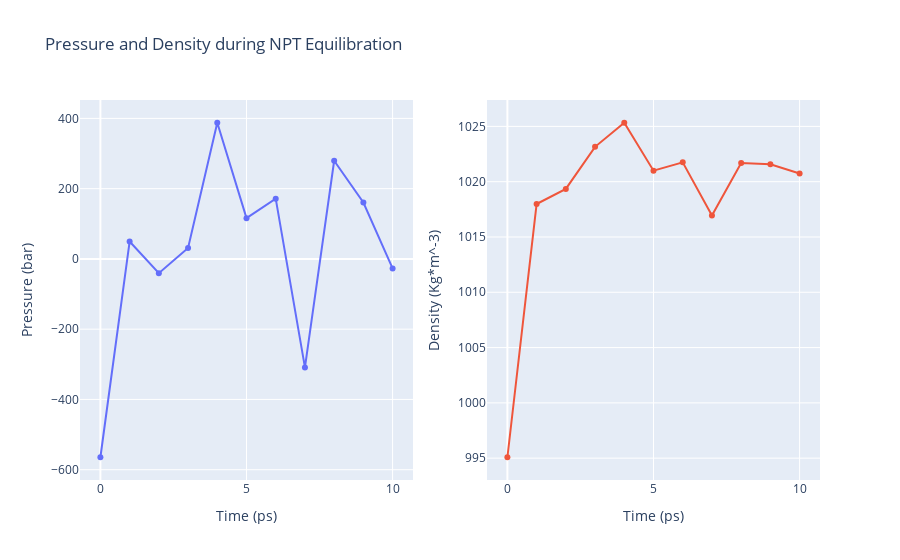

Source (notebook cell):
### Code cell
import plotly
from plotly import subplots
import plotly.graph_objs as go

# Read pressure and density data from file 
with open(output_npt_pd_xvg,'r') as pd_file:
    x,y,z = map(
        list,
        zip(*[
            (float(line.split()[0]),float(line.split()[1]),float(line.split()[2]))
            for line in pd_file 
            if not line.startswith(("#","@")) 
        ])
    )

plotly.offline.init_notebook_mode(connected=True)

trace1 = go.Scatter(
    x=x,y=y
)
trace2 = go.Scatter(
    x=x,y=z
)

fig = subplots.make_subplots(rows=1, cols=2, print_grid=False)

fig.append_trace(trace1, 1, 1)
fig.append_trace(trace2, 1, 2)

fig['layout']['xaxis1'].update(title='Time (ps)')
fig['layout']['xaxis2'].update(title='Time (ps)')
fig['layout']['yaxis1'].update(title='Pressure (bar)')
fig['layout']['yaxis2'].update(title='Density (Kg*m^-3)')

fig['layout'].update(title='Pressure and Density during NPT Equilibration')
fig['layout'].update(showlegend=False)

plotly.offline.iplot(fig)

### Figure 1 — Plotly figure (JSON) as saved in the notebook; plotly's stock layout.template omitted (floating-point values rounded to 4 significant figures)
{"data": [{"type": "scatter", "x": [0, 1, 2, 3, 4, 5, 6, 7, 8, 9, 10], "xaxis": "x", "y": [-564.5, 49.49, -40.55, 31.05, 387.6, 116.0, 171.5, -308.9, 279.4, 160.6, -26.96], "yaxis": "y"}, {"type": "scatter", "x": [0, 1, 2, 3, 4, 5, 6, 7, 8, 9, 10], "xaxis": "x2", "y": [995.1, 1018.0, 1019.0, 1023.0, 1025.0, 1021.0, 1022.0, 1017.0, 1022.0, 1022.0, 1021.0], "yaxis": "y2"}], "layout": {"showlegend": false, "title": {"text": "Pressure and Density during NPT Equilibration"}, "xaxis": {"anchor": "y", "domain": [0, 0.45], "title": {"text": "Time (ps)"}}, "xaxis2": {"anchor": "y2", "domain": [0.55, 1], "title": {"text": "Time (ps)"}}, "yaxis": {"anchor": "x", "domain": [0, 1], "title": {"text": "Pressure (bar)"}}, "yaxis2": {"anchor": "x2", "domain": [0, 1], "title": {"text": "Density (Kg*m^-3)"}}}}
